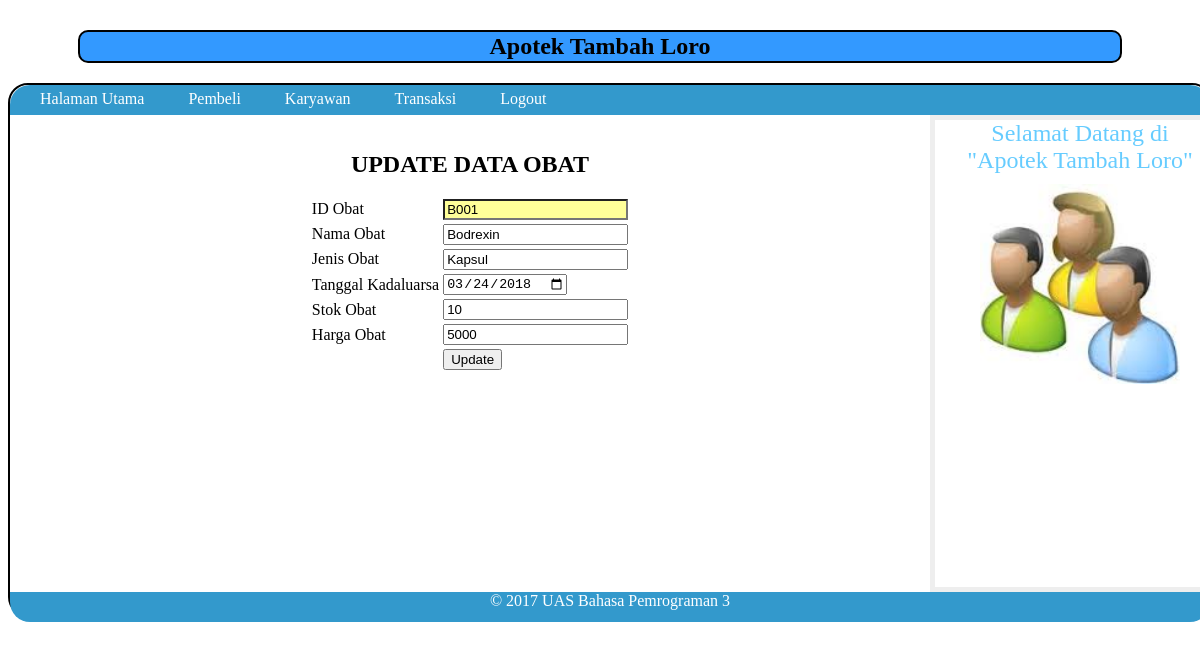
The page /admin/obat/update.php?id=B001 on the database its author committed.
### tables this page shows
CREATE TABLE IF NOT EXISTS `obat` (
  `id_obat` varchar(5) NOT NULL,
  `nama_obat` varchar(30) NOT NULL,
  `jenis_obat` varchar(20) NOT NULL,
  `tgl_kadaluarsa` date NOT NULL,
  `stok_obat` varchar(20) NOT NULL,
  `harga_obat` int(11) NOT NULL,
  PRIMARY KEY (`id_obat`)
);

### admin/obat/update.php (the view, shortened to what this page needs)
<?php
$edit=$_GET['id'];
$query=mysql_query("select * from obat where id_obat='$edit'");
$fr=mysql_fetch_array($query);
?>
<html>
<link rel="stylesheet" type="text/css" href="../../css.css">
<body>
<center>
<h2><b> Apotek Tambah Loro </b></h2>
</center>
<div class="wrapper">
		<nav>
		<ul>
	<li><a href="../../admin.php"> Halaman Utama </a></li>
    <li><a href="../pembeli/tampil.php"> Pembeli </a></li>
    <li><a href="../karyawan/tampil.php"> Karyawan</a></li>
    <li><a href="../transaksi/tampil.php"> Transaksi</a></li>
    <li><a href="../../logout.php"> Logout</a></li></aside>
   		</ul>
		</nav>
<section class="courses">
<article>
<br>
<center>
<br><b><font size="+2">UPDATE DATA OBAT</font></b>
<br /><br />
<form method="post" action="proses_update.php">
<table>
<tr>
<td> ID Obat </td>
<td> <input type="text" name="id_obat" value="<?php echo $fr[id_obat] ?>" style="background-color:#FFFF99" readonly="readonly"/></td></tr>
<tr>
<td> Nama Obat </td>
<td> <input type="text" name="nama_obat" value="<?php echo $fr[nama_obat]?>" /></td></tr>
<tr>
<td> Jenis Obat </td>
<td> <input type="text" name="jenis_obat" value="<?php echo $fr[jenis_obat]?>" /></td></tr>
<tr>
<td> Tanggal Kadaluarsa </td>
<td> <input type="date" name="tgl_kadaluarsa" value="<?php echo $fr[tgl_kadaluarsa]?>" /></td></tr>
<tr>
<td> Stok Obat </td>
<td> <input type="text" name="stok_obat" value="<?php echo $fr[stok_obat]?>" /></td></tr>
<tr>
<td> Harga Obat </td>
<td> <input type="text" name="harga_obat" value="<?php echo $fr[harga_obat]?>" /></td></tr>
<tr>
<td> <td> <input type="submit" name="update" value="Update" /> </td></td></tr>
</table>
</form>
</center>
</article>
	</section>
    <aside>
    <section class="contact-details">
<h3><font size="+2"><center>Selamat Datang di "Apotek Tambah Loro"</center></font></h3>
	</section>
	<section class="popular-recipes">
<center><img src="../../gambar/login.jpg" width="200" height="200"></center>
	</section>
	</aside>
<footer><center>
&copy; 2017 UAS Bahasa Pemrograman 3
</center></footer>
</div>

### css.css (style rules this page uses)
.wrapper { width: 1200px; height:530px; margin: 18px auto 18px auto; border: 2px solid #000000; background-color: #ffffff; border-bottom-left-radius:20px; border-bottom-right-radius:20px; border-top-left-radius:20px; border-top-right-radius:20px; }
nav { clear: both; color: #ffffff; background-color: #3399CC; height: 30px; border-top-left-radius:20px; border-top-right-radius:20px; }
nav ul { margin: 0px; padding: 5px 0px 5px 30px; }
nav li { display: inline; margin-right: 40px; }
nav li a { color: #ffffff; }
section.courses { float: left; width: 920px; }
article { clear: both; overflow: auto; width: 100%; }
aside { width: 250px; height: 457px; float: left; padding: 0px 0px 10px 20px; border: 5px solid #eeeeee; }
a { color: #3399FF; text-decoration: none; }
h1, h2, h3 { font-weight: normal; }
h2 { padding: 1px; color: #000; background-color:#39F; border-radius:1px; border:2px solid #000; margin-left:70px; margin-right:70px; border-bottom-left-radius:10px; border-bottom-right-radius:10px; border-top-left-radius:10px; border-top-right-radius:10px; margin-top: 30px; }
h3 { margin: 0px 0px 10px 0px; color: #66CCFF; }
footer { clear: both; color: #ffffff; background-color:#3399CC; height: 30px; border-bottom-left-radius:20px; border-bottom-right-radius:20px; }

### rows shown on the page
obat: id_obat "B001", nama_obat "Bodrexin", jenis_obat "Kapsul", tgl_kadaluarsa "03/24/2018", stok_obat "10", harga_obat "5000"
